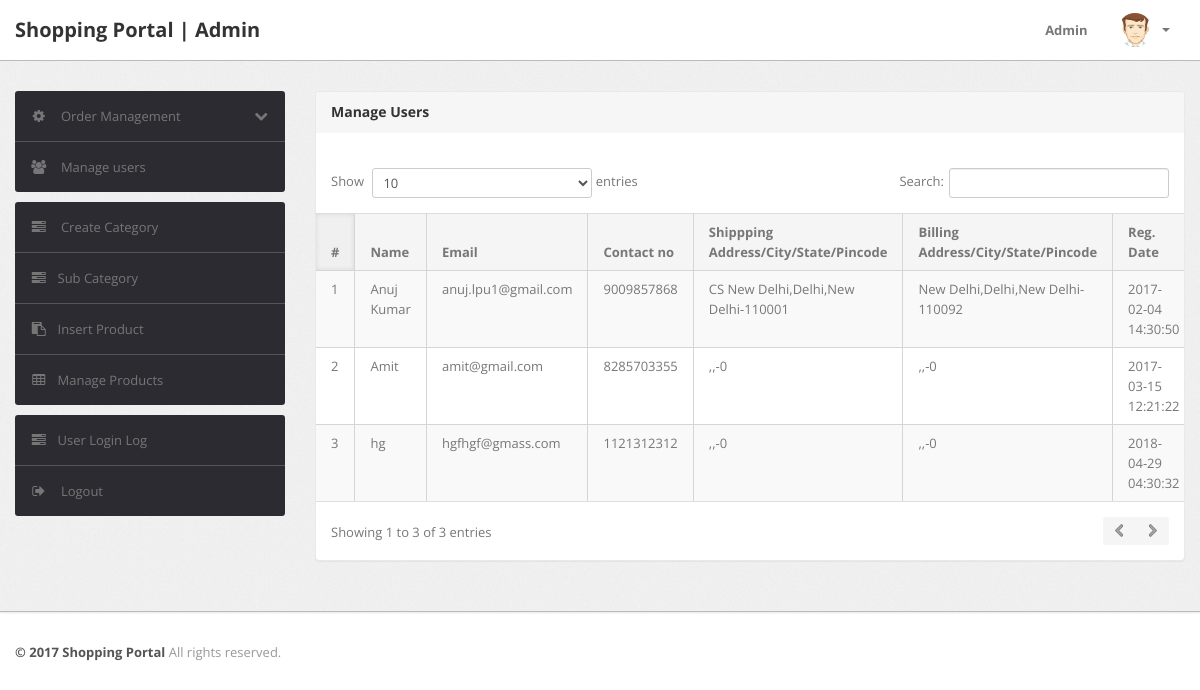
The page /admin/manage-users.php (signed in) on the database its author committed.
### tables this page shows
CREATE TABLE `users` (
  `id` int(11) NOT NULL AUTO_INCREMENT,
  `name` varchar(255) DEFAULT NULL,
  `email` varchar(255) DEFAULT NULL,
  `contactno` bigint(11) DEFAULT NULL,
  `password` varchar(255) DEFAULT NULL,
  `shippingAddress` longtext DEFAULT NULL,
  `shippingState` varchar(255) DEFAULT NULL,
  `shippingCity` varchar(255) DEFAULT NULL,
  `shippingPincode` int(11) DEFAULT NULL,
  `billingAddress` longtext DEFAULT NULL,
  `billingState` varchar(255) DEFAULT NULL,
  `billingCity` varchar(255) DEFAULT NULL,
  `billingPincode` int(11) DEFAULT NULL,
  `regDate` timestamp NOT NULL DEFAULT current_timestamp(),
  `updationDate` varchar(255) DEFAULT NULL,
  PRIMARY KEY (`id`)
);

### admin/manage-users.php (the view, shortened to what this page needs)
<?php
include('include/config.php');
if(strlen($_SESSION['alogin'])==0)
	{
header('location:index.php');
}
else{
?>
<!DOCTYPE html>
<html lang="en">
<head>
	<link type="text/css" href="bootstrap/css/bootstrap.min.css" rel="stylesheet">
	<link type="text/css" href="bootstrap/css/bootstrap-responsive.min.css" rel="stylesheet">
	<link type="text/css" href="css/theme.css" rel="stylesheet">
	<link type="text/css" href="images/icons/css/font-awesome.css" rel="stylesheet">
</head>
<body>
<?php include('include/header.php');?>
	<div class="wrapper">
		<div class="container">
			<div class="row">
<?php include('include/sidebar.php');?>
			<div class="span9">
					<div class="content">
	<div class="module">
							<div class="module-head">
								<h3>Manage Users</h3>
							</div>
							<div class="module-body table">
									<br />
								<table cellpadding="0" cellspacing="0" border="0" class="datatable-1 table table-bordered table-striped	 display" width="100%">
									<thead>
										<tr>
											<th>#</th>
											<th> Name</th>
											<th>Email </th>
											<th>Contact no</th>
											<th>Shippping Address/City/State/Pincode </th>
											<th>Billing Address/City/State/Pincode </th>
											<th>Reg. Date </th>
										</tr>
									</thead>
									<tbody>
<?php $query=mysqli_query($con,"select * from users");
$cnt=1;
while($row=mysqli_fetch_array($query))
{
?>
										<tr>
											<td><?php echo htmlentities($cnt);?></td>
											<td><?php echo htmlentities($row['name']);?></td>
											<td><?php echo htmlentities($row['email']);?></td>
											<td> <?php echo htmlentities($row['contactno']);?></td>
											<td><?php echo htmlentities($row['shippingAddress'].",".$row['shippingCity'].",".$row['shippingState']."-".$row['shippingPincode']);?></td>
											<td><?php echo htmlentities($row['billingAddress'].",".$row['billingCity'].",".$row['billingState']."-".$row['billingPincode']);?></td>
											<td><?php echo htmlentities($row['regDate']);?></td>
										<?php $cnt=$cnt+1; } ?>
								</table>
							</div>
						</div>
					</div>
				</div>
			</div>
		</div>
	</div>
<?php include('include/footer.php');?>
</body>
<?php } ?>

### admin/css/theme.css (style rules this page uses)
body { font-size: 13px; font-family: 'Open Sans', Arial, sans-serif; background: #fff; color: #777 }
h1, h2, h3, h4, h5, h6 { color: #333; margin-top: 0 }
h3 { font-size: 20px }
.wrapper { background: url(../images/bg.png) #eee; border-bottom: 1px solid #bbb; -webkit-box-shadow: 0 1px 2px rgba(0,0,0,0.1); -moz-box-shadow: 0 1px 2px rgba(0,0,0,0.1); box-shadow: 0 1px 2px rgba(0,0,0,0.1); padding: 30px 0 }
.module { background: #fff; -webkit-border-radius: 3px; -moz-border-radius: 3px; border-radius: 3px; border: 1px solid #ccc; border-bottom-color: #bbb; -webkit-box-shadow: 0 0 1px rgba(0,0,0,0.2); -moz-box-shadow: 0 0 1px rgba(0,0,0,0.2); box-shadow: 0 0 1px rgba(0,0,0,0.2); margin-bottom: 30px }
.table { margin-bottom: 0 }
.table th, .table td { border-color: #d5d5d5!important }
.table-bordered thead:first-child tr:first-child>th:first-child, .table-bordered tbody:first-child tr:first-child>td:first-child { -webkit-border-top-left-radius: 2px; -moz-border-radius-topleft: 2px; border-top-left-radius: 2px }
.table-bordered thead:first-child tr:first-child>th:last-child, .table-bordered tbody:first-child tr:first-child>td:last-child { -webkit-border-top-right-radius: 2px; -moz-border-radius-topright: 2px; border-top-right-radius: 2px }
.table-bordered thead:last-child tr:last-child>th:first-child, .table-bordered tbody:last-child tr:last-child>td:first-child, .table-bordered tfoot:last-child tr:last-child>td:first-child { -webkit-border-bottom-left-radius: 2px; -moz-border-radius-bottomleft: 2px; border-bottom-left-radius: 2px }
.table-bordered thead:last-child tr:last-child>th:last-child, .table-bordered tbody:last-child tr:last-child>td:last-child, .table-bordered tfoot:last-child tr:last-child>td:last-child { -webkit-border-bottom-right-radius: 2px; -moz-border-radius-bottomright: 2px; border-bottom-right-radius: 2px }
.module { box-shadow: 0 0 3px rgba(0,0,0,.1); border-color: #e9e9e9; margin-bottom: 20px; background-color: #fff; border-radius: 4px; -webkit-box-shadow: 0 1px 1px rgba(0,0,0,.05); box-shadow: 0 1px 1px rgba(0,0,0,.05); }
.module-head { color: #767676; background-color: #f6f6f6; border-color: #e9e9e9; padding: 10px 15px; border-bottom: 1px solid transparent; border-top-right-radius: 3px; border-top-left-radius: 3px; }
.module-head h3 { font-size: 14px; line-height: 20px; height: 20px; margin: 0 }
.module-body { padding: 15px }
.module-body.table { padding: 15px 0 }
.module-body.table .table th, .module-body.table .table td { padding-left: 15px; padding-right: 15px }
.dataTables_wrapper table th { background: #f5f5f5; cursor: pointer }
.dataTables_wrapper table th.sorting_asc, .dataTables_wrapper table th.sorting_desc { background: #f0f0f0; -webkit-box-shadow: 0 0 5px rgba(0,0,0,0.1) inset; -moz-box-shadow: 0 0 5px rgba(0,0,0,0.1) inset; box-shadow: 0 0 5px rgba(0,0,0,0.1) inset }
.dataTables_wrapper .table-bordered { -webkit-border-radius: 0; -moz-border-radius: 0; border-radius: 0; border-left: 0; border-right: 0 }
.dataTables_wrapper .table-bordered thead tr>th:first-child, .dataTables_wrapper .table-bordered tbody tr>td:first-child, .dataTables_wrapper .table-bordered tfoot tr>td:first-child, .dataTables_wrapper .table-bordered tfoot tr>th:first-child { border-left: 0 }
.dataTables_wrapper .table-bordered thead:first-child tr:first-child>th:first-child, .dataTables_wrapper .table-bordered tbody:first-child tr:first-child>td:first-child { -webkit-border-top-left-radius: 0; -moz-border-radius-topleft: 0; border-top-left-radius: 0 }
.dataTables_wrapper .table-bordered thead:first-child tr:first-child>th:last-child, .dataTables_wrapper .table-bordered tbody:first-child tr:first-child>td:last-child { -webkit-border-top-right-radius: 0; -moz-border-radius-topright: 0; border-top-right-radius: 0 }
.dataTables_wrapper .table-bordered thead:last-child tr:last-child>th:first-child, .dataTables_wrapper .table-bordered tbody:last-child tr:last-child>td:first-child, .dataTables_wrapper .table-bordered tfoot:last-child tr:last-child>td:first-child { -webkit-border-bottom-left-radius: 0; -moz-border-radius-bottomleft: 0; border-bottom-left-radius: 0 }
.dataTables_wrapper .table-bordered thead:last-child tr:last-child>th:last-child, .dataTables_wrapper .table-bordered tbody:last-child tr:last-child>td:last-child, .dataTables_wrapper .table-bordered tfoot:last-child tr:last-child>td:last-child { -webkit-border-bottom-right-radius: 0; -moz-border-radius-bottomright: 0; border-bottom-right-radius: 0 }

### rows shown on the page
users: name "Anuj Kumar", email "anuj.lpu1@gmail.com", contactno "9009857868", shippingAddress+shippingCity+shippingState "CS New Delhi,Delhi,New Delhi-110001", billingAddress+billingCity+billingState "New Delhi,Delhi,New Delhi-110092", regDate "2017-02-04 14:30:50"
users: name "Amit", email "amit@gmail.com", contactno "8285703355", shippingAddress+shippingCity+shippingState ",,-0", billingAddress+billingCity+billingState ",,-0", regDate "2017-03-15 12:21:22"
users: name "hg", email "hgfhgf@gmass.com", contactno "1121312312", shippingAddress+shippingCity+shippingState ",,-0", billingAddress+billingCity+billingState ",,-0", regDate "2018-04-29 04:30:32"
